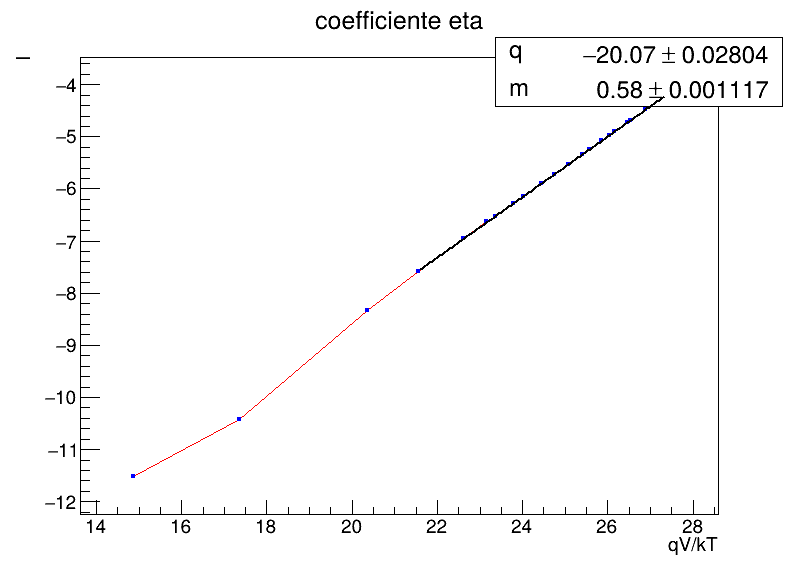

The script that drew this image:
import ROOT
from array import array
import numpy as np
import pandas as pd

df = pd.read_excel("/mnt/c/Users/manue/Documents/UNIVERSITA'/II ANNO/LABORATORIO-DI-ELETTROMAGNETISMO/relazioni/esperienza_2/codici/Esperienza_2.xlsx", sheet_name="Temp_3") #legge il file excel
df = df.dropna(subset=["qV/kT", "lnCorr(mA)"]) #controlla solo le colonne V e I. Se una di queste contiene un valore mancante, elimina quella riga

V = array('d', df["qV/kT"].to_numpy(dtype=float)) #df è il dataframe, "V" è il nome della colonna da leggere 
I = array('d', df["lnCorr(mA)"].to_numpy(dtype=float)) #to_numpy converte la colonna in un array NumPy di tipo float.

eV = array('d', [0.0]*len(V))
eI = array('d', [0.0]*len(I))

v_max=330
v_min=21


c = ROOT.TCanvas("c", "coefficiente eta", 800, 600)

g=ROOT.TGraphErrors(len(V), V, I, eV, eI)

g.SetTitle("coefficiente eta;qV/kT;I") 
g.SetMarkerStyle(21) 
g.SetMarkerColor(ROOT.kBlue) 
g.SetMarkerSize(0.5) 
g.SetLineColor(ROOT.kRed) 
g.SetLineWidth(1) 

g.Draw("APL")

indici_fit = [i for i in range(len(V)) if V[i] >= v_min and V[i]<= v_max]

x_fit = array('d', [V[i] for i in indici_fit])
y_fit = array('d', [I[i] for i in indici_fit])

g_fit = ROOT.TGraphErrors(len(x_fit), x_fit, y_fit) 

ROOT.gStyle.SetOptFit(11)#stampa solo parametri fit ed errori

fit_func = ROOT.TF1("fit_func", "pol1", min(x_fit), max(x_fit))

# Rinomina dei parametri, mettere prima di fit_result (che fa il fit)
fit_func.SetParName(0, "q")
fit_func.SetParName(1, "m")

# Eseguire il fit e poi calcolare eta usando il parametro di pendenza m
fit_result = g_fit.Fit(fit_func, "S+", "", min(x_fit), max(x_fit))
eta = 1.0 / fit_func.GetParameter(1)

  
g_fit.Draw("Q")#mi serve per far comparire la tabella delle statistiche del fit, Q quiet
fit_func.SetLineColor(ROOT.kBlack)
fit_func.SetLineWidth(2)
fit_func.Draw("SAME")


print("eta=",eta)
c.Modified() 
c.Update()
c.Draw()
c.SaveAs("coefficente_eta3.png") 
input("Premi Invio per chiudere...") 
